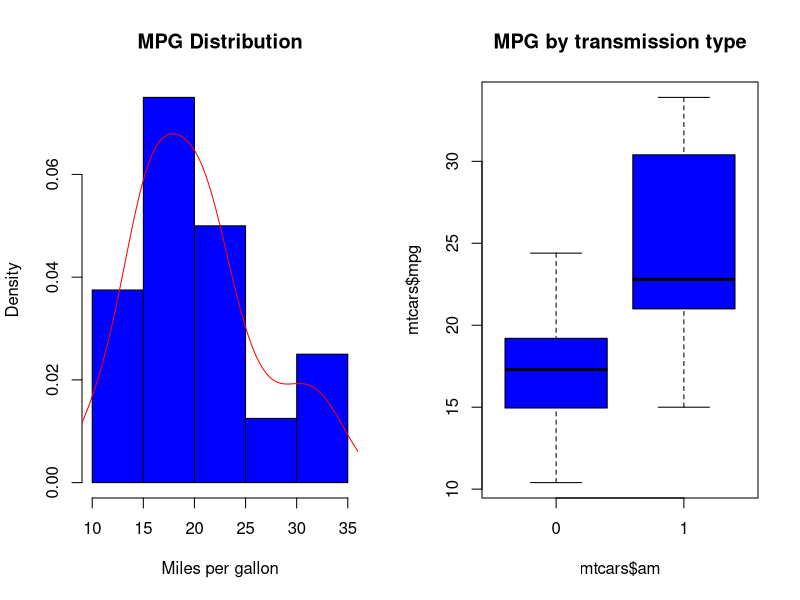

This figure's R source: (Note: this script raises an error after producing the figure.)
## ---- chunk 1
data(mtcars)
## ---- chunk 2
str(mtcars)
## ---- chunk 3
par(mfrow = c(1,2))
hist(mtcars$mpg, col = "blue", prob = TRUE, main = "MPG Distribution", xlab = "Miles per gallon")
lines(density(mtcars$mpg), col = "red")
boxplot(mtcars$mpg~mtcars$am, col = "blue", main = "MPG by transmission type")
## ---- chunk 4
mtcars$am <- factor(mtcars$am)
fit <- lm(mpg ~ am , data = mtcars)
summary(fit)
## ---- chunk 5
library('corrplot')
library('car')
## ---- chunk 6
data(mtcars)
## ---- chunk 7
corrplot(cor(mtcars))

## ---- chunk 8
mtcars$am <- factor(mtcars$am)
mtcars$cyl <- factor(mtcars$cyl)
fit2 <- lm(mpg ~ wt + am + cyl + hp + disp, data = mtcars)
sqrt(vif(fit2))
fit2 <- lm(mpg ~ wt + am + cyl + hp, data = mtcars)
summary(fit2)
## ---- chunk 9
fit <- lm(mpg ~ am , data = mtcars)
fit2 <- update(fit, mpg ~  am + wt + cyl + hp)
anova(fit,fit2)
## ---- chunk 10
par(mfrow = c(2,2))
plot(fit2)

